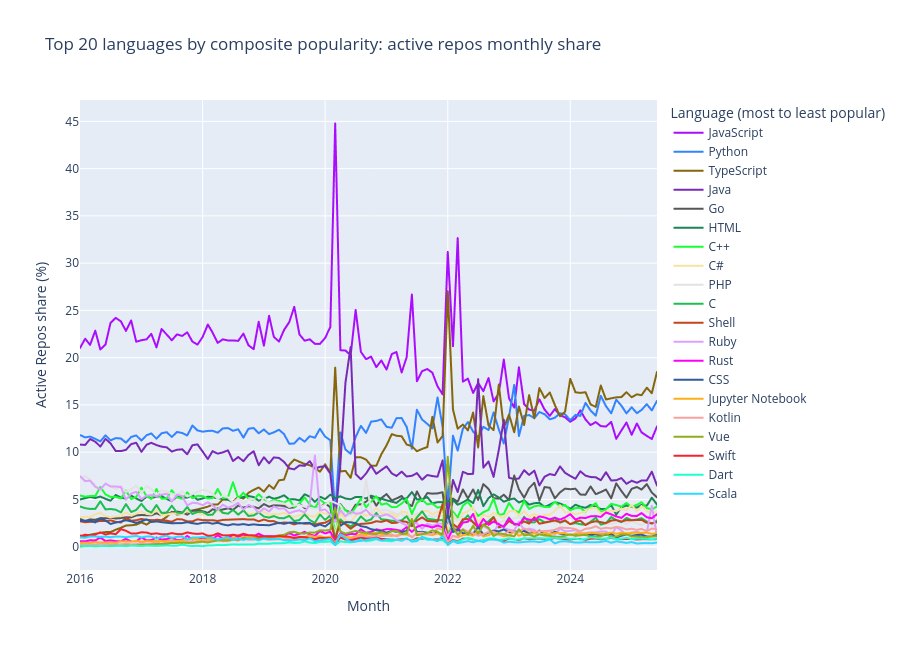

Here is the notebook cell this chart was saved with:
### Markdown cell above
## Interactive normalized trend checks

These line charts show each language's share of the monthly total. Raw sampled counts are included in hover labels for context only.

### Code cell
def ordered_language_plot_data(data, languages):
    ordered = data.copy()
    ordered["language"] = pd.Categorical(
        ordered["language"],
        categories=languages,
        ordered=True,
    )
    return ordered.sort_values(["language", "date"])


def metric_share_trend(metric="active_repos", top_n=20, include_all=INCLUDE_ALL_GITHUB_LANGUAGE_LABELS):
    languages = top_languages_by_popularity(top_n=top_n, include_all=include_all)
    plot_df = normalized.loc[normalized["language"].isin(languages)].copy()
    if not include_all:
        plot_df = plot_df.loc[~plot_df["language"].isin(NON_GENERAL_PURPOSE_LABELS)]
    plot_df = ordered_language_plot_data(plot_df, languages)

    fig = px.line(
        plot_df,
        x="date",
        y=f"{metric}_share_pct",
        color="language",
        color_discrete_map=language_color_map(languages),
        category_orders={"language": languages},
        labels={
            "date": "Month",
            f"{metric}_share_pct": f"{metric.replace('_', ' ').title()} share (%)",
            "language": "Language",
        },
        title=f"Top {top_n} languages by composite popularity: {metric.replace('_', ' ')} monthly share",
        custom_data=["language", metric, f"{metric}_rank"],
    )
    fig.update_traces(
        mode="lines",
        hovertemplate=(
            "Language: %{customdata[0]}<br>"
            "Month: %{x|%Y-%m}<br>"
            "Share: %{y:.2f}%<br>"
            "Sampled count: %{customdata[1]:,}<br>"
            "Monthly rank: %{customdata[2]:.0f}<extra></extra>"
        ),
    )
    fig.update_layout(
        height=650,
        hovermode="x unified",
        legend_title_text="Language (most to least popular)",
        legend_traceorder="normal",
    )
    return fig

metric_share_trend(metric="active_repos", top_n=20).show()
